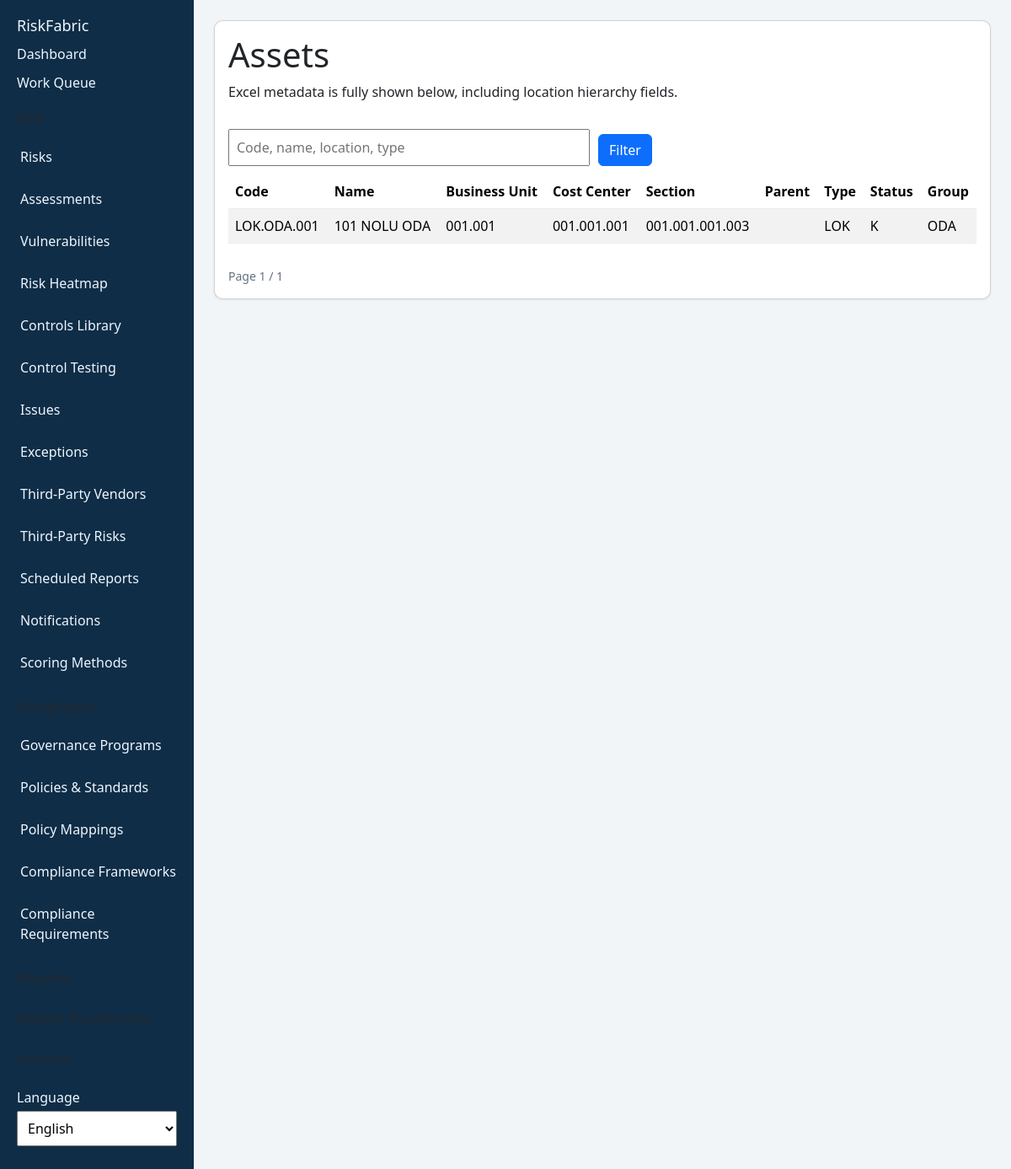
The app's page /assets/ (signed in) with its own data.
### asset/models.py (models this page shows, shortened)
class Asset(models.Model):
    asset_code = models.CharField(max_length=128, unique=True)
    asset_name = models.CharField(max_length=255)
    parent_asset = models.ForeignKey(
        "self",
        on_delete=models.SET_NULL,
        null=True,
        blank=True,
        related_name="child_assets",
    )
    asset_type = models.ForeignKey(AssetType, on_delete=models.SET_NULL, null=True, blank=True, related_name="assets")
    asset_status = models.ForeignKey(AssetStatus, on_delete=models.SET_NULL, null=True, blank=True, related_name="assets")
    asset_group = models.ForeignKey(AssetGroup, on_delete=models.SET_NULL, null=True, blank=True, related_name="assets")
    access_teams = models.ManyToManyField(AssetAccessTeam, related_name="assets", blank=True)
    access_users = models.ManyToManyField(settings.AUTH_USER_MODEL, related_name="asset_access", blank=True)
    section = models.ForeignKey(Section, on_delete=models.SET_NULL, null=True, blank=True, related_name="assets")
    cost_center = models.ForeignKey(CostCenter, on_delete=models.SET_NULL, null=True, blank=True, related_name="assets")
    business_unit = models.ForeignKey(BusinessUnit, on_delete=models.SET_NULL, null=True, blank=True, related_name="assets")
    brand = models.CharField(max_length=128, blank=True)
    model = models.CharField(max_length=128, blank=True)
    serial_number = models.CharField(max_length=128, blank=True)
    is_mobile_equipment = models.BooleanField(default=False)
    default_work_type = models.CharField(max_length=128, blank=True)
    integration_source = models.CharField(max_length=64, default="eam")
    created_at = models.DateTimeField(auto_now_add=True)
    updated_at = models.DateTimeField(auto_now=True)
    class Meta:
        ordering = ["asset_code"]

class BusinessUnit(models.Model):
    code = models.CharField(max_length=64, unique=True)
    name = models.CharField(max_length=255)
    class Meta:
        ordering = ["code"]

class CostCenter(models.Model):
    code = models.CharField(max_length=64, unique=True)
    name = models.CharField(max_length=255)
    business_unit = models.ForeignKey(BusinessUnit, on_delete=models.PROTECT, related_name="cost_centers")
    class Meta:
        ordering = ["code"]

class Section(models.Model):
    code = models.CharField(max_length=64, unique=True)
    name = models.CharField(max_length=255)
    cost_center = models.ForeignKey(CostCenter, on_delete=models.PROTECT, related_name="sections")
    class Meta:
        ordering = ["code"]

class AssetType(models.Model):
    code = models.CharField(max_length=64, unique=True)
    name = models.CharField(max_length=255)
    class Meta:
        ordering = ["code"]

class AssetStatus(models.Model):
    code = models.CharField(max_length=64, unique=True)
    name = models.CharField(max_length=255)
    class Meta:
        ordering = ["code"]

class AssetGroup(models.Model):
    code = models.CharField(max_length=64, unique=True)
    name = models.CharField(max_length=255)
    class Meta:
        ordering = ["code"]

### webui/views.py (the view, shortened to what this page needs)
# urls.py: path("assets/", views.asset_list, name="asset-list"),
@login_required
def asset_list(request):
    query = request.GET.get("q", "").strip()
    assets = _accessible_assets(request.user).select_related(
        "parent_asset",
        "asset_type",
        "asset_status",
        "business_unit",
        "cost_center",
        "section",
        "asset_group",
    ).order_by("asset_code")
    paginator = Paginator(assets, 20)
    page_obj = paginator.get_page(request.GET.get("page"))
    return render(
        request,
        "webui/assets.html",
        {
            "assets": page_obj,
            "page_obj": page_obj,
            "query": query,
            **_permission_context(request.user),
        },
    )

### webui/views.py (called while the page is built, shortened)
def _has_any_role(user, *role_names: str) -> bool:
    if user.is_superuser:
        return True
    return user.groups.filter(name__in=role_names).exists()

def _can_manage_risks(user) -> bool:
    return _has_any_role(user, ROLE_RISK_ADMIN, ROLE_RISK_OWNER)

def _can_review_risks(user) -> bool:
    return _has_any_role(user, ROLE_RISK_ADMIN, ROLE_RISK_REVIEWER)

def _can_run_sync(user) -> bool:
    return _has_any_role(user, ROLE_RISK_ADMIN)

def _can_manage_scoring(user) -> bool:
    return _has_any_role(user, ROLE_RISK_ADMIN)

def _can_view_audit(user) -> bool:
    return _has_any_role(user, ROLE_RISK_ADMIN)

def _can_manage_governance(user) -> bool:
    return _has_any_role(user, ROLE_RISK_ADMIN, ROLE_GOVERNANCE_MANAGER)

def _can_view_compliance(user) -> bool:
    return _has_any_role(user, ROLE_RISK_ADMIN, ROLE_COMPLIANCE_AUDITOR, ROLE_GOVERNANCE_MANAGER)

def _can_manage_compliance(user) -> bool:
    return _has_any_role(user, ROLE_RISK_ADMIN, ROLE_COMPLIANCE_AUDITOR)

def _can_view_all_assets(user) -> bool:
    return user.is_superuser or _has_any_role(user, ROLE_RISK_ADMIN)

def _accessible_assets(user):
    if not user.is_authenticated:
        return Asset.objects.none()
    if _can_view_all_assets(user):
        return Asset.objects.all()

def _permission_context(user) -> dict:
    unread_notifications = 0
    if user.is_authenticated:
        unread_notifications = RiskNotification.objects.filter(user=user, read_at__isnull=True).count()
    return {
        "can_manage_risks": _can_manage_risks(user),
        "can_review_risks": _can_review_risks(user),
        "can_run_sync": _can_run_sync(user),
        "can_manage_scoring": _can_manage_scoring(user),
        "can_view_audit": _can_view_audit(user),
        "can_manage_governance": _can_manage_governance(user),
        "can_view_compliance": _can_view_compliance(user),
        "can_manage_compliance": _can_manage_compliance(user),
        "unread_notification_count": unread_notifications,
    }

### templates/webui/assets.html (shortened to what this page needs)
{% extends "webui/base.html" %}
{% load i18n %}
{% block content %}
<div class="card">
  <h1>{% trans "Assets" %}</h1>
  <p>{% trans "Excel metadata is fully shown below, including location hierarchy fields." %}</p>
  <form method="get" class="filter-grid" style="margin-top: 12px;">
    <div>
      <input id="asset-search" type="text" name="q" value="{{ query }}" placeholder="{% trans 'Code, name, location, type' %}" aria-label="{% trans 'Search' %}" />
    </div>
    <div class="actions">
      <button type="submit" class="btn btn-primary">{% trans "Filter" %}</button>
    </div>
  </form>
  <table class="table table-striped table-hover">
    <thead>
      <tr>
        <th>{% trans "Code" %}</th>
        <th>{% trans "Name" %}</th>
        <th>{% trans "Business Unit" %}</th>
        <th>{% trans "Cost Center" %}</th>
        <th>{% trans "Section" %}</th>
        <th>{% trans "Parent" %}</th>
        <th>{% trans "Type" %}</th>
        <th>{% trans "Status" %}</th>
        <th>{% trans "Group" %}</th>
      </tr>
    </thead>
    <tbody>
      {% for asset in assets %}
      <tr>
        <td>{{ asset.asset_code }}</td>
        <td>{{ asset.asset_name }}</td>
        <td>{% if asset.business_unit %}{{ asset.business_unit.code }}{% endif %}</td>
        <td>{% if asset.cost_center %}{{ asset.cost_center.code }}{% endif %}</td>
        <td>{% if asset.section %}{{ asset.section.code }}{% endif %}</td>
        <td>{% if asset.parent_asset %}{{ asset.parent_asset.asset_code }}{% endif %}</td>
        <td>{% if asset.asset_type %}{{ asset.asset_type.code }}{% endif %}</td>
        <td>{% if asset.asset_status %}{{ asset.asset_status.code }}{% endif %}</td>
        <td>{% if asset.asset_group %}{{ asset.asset_group.code }}{% endif %}</td>
      </tr>
      {% empty %}
      <tr><td colspan="9">{% trans "No assets found." %}</td></tr>
      {% endfor %}
    </tbody>
  </table>
  {% if page_obj %}
  <div class="actions" style="margin-top: 12px;">
    <span class="muted">{% trans "Page" %} {{ page_obj.number }} / {{ page_obj.paginator.num_pages }}</span>
  </div>
  {% endif %}
</div>
{% endblock %}

### templates/webui/base.html (style rules this page uses)
body { font-family: "Segoe UI", Tahoma, sans-serif; margin: 0; background: #f2f5f8; color: #1b2733; }
.card { background: #fff; border-radius: 10px; padding: 16px; margin-bottom: 16px; box-shadow: 0 1px 3px rgba(0,0,0,.08); }
table { width: 100%; border-collapse: collapse; }
th, td { text-align: left; padding: 10px; border-bottom: 1px solid #e7edf3; }
th { background: #f8fbff; }
input, select, textarea { width: 100%; padding: 8px; margin-top: 4px; margin-bottom: 10px; }
button { cursor: pointer; }
.muted { color: #62717f; font-size: 14px; }
.filter-grid { display: grid; grid-template-columns: 2fr 1fr 1fr auto; gap: 10px; align-items: center; }
.actions { display: flex; gap: 8px; align-items: center; }

### records on screen
Asset: asset_code "LOK.ODA.001", asset_name "101 NOLU ODA", business_unit.code "001.001", cost_center.code "001.001.001", section.code "001.001.001.003", asset_type.code "LOK", asset_status.code "K", asset_group.code "ODA"

### other values on screen
{{ page_obj.number }} "1"
{{ page_obj.paginator.num_pages }} "1"
form field language "English"
